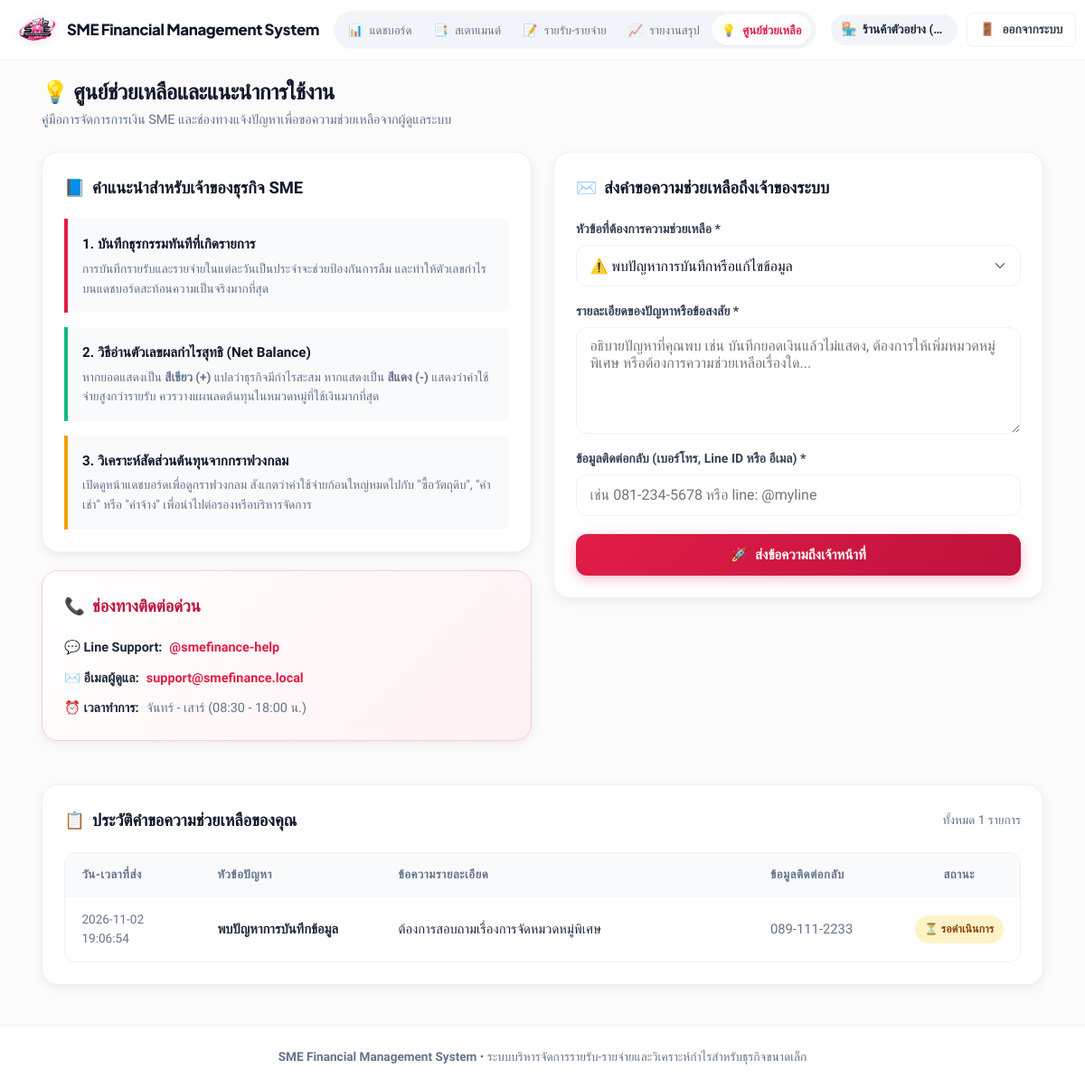
/support (signed in), run on the app's committed database.
### tables this page shows
CREATE TABLE support_tickets (
            id INTEGER PRIMARY KEY AUTOINCREMENT,
            user_id INTEGER NOT NULL,
            business_name TEXT NOT NULL,
            topic TEXT NOT NULL,
            message TEXT NOT NULL,
            contact_info TEXT,
            status TEXT DEFAULT 'รอดำเนินการ',
            created_at TEXT NOT NULL,
            FOREIGN KEY (user_id) REFERENCES users(id) ON DELETE CASCADE
        );

### flask_app.py (the view, shortened to what this page needs)
@app.route("/support", methods=["GET", "POST"])
@login_required
def support():
    user_id = session["user_id"]
    business_name = session.get("business_name", session.get("username", "สมาชิก SME"))
    tickets = db_service.get_user_tickets(user_id=user_id)
    return render_template("support.html", tickets=tickets)

### db_service.py (called while the page is built)
def get_sqlite_conn():
    conn = sqlite3.connect(SQLITE_DB_PATH)
    conn.row_factory = sqlite3.Row
    return conn

def get_user_tickets(user_id):
    if USE_FIREBASE:
        ticket_ref = _firestore_db.collection("users").document(str(user_id)).collection("support_tickets")
        query = ticket_ref.order_by("created_at", direction=firestore.Query.DESCENDING)
        items = []
        for doc in query.stream():
            d = doc.to_dict()
            d["id"] = doc.id
            items.append(d)
        return items
    else:
        conn = get_sqlite_conn()
        query = "SELECT * FROM support_tickets WHERE user_id = ? ORDER BY id DESC"
        rows = [dict(r) for r in conn.execute(query, (user_id,)).fetchall()]
        conn.close()
        return rows

### flask_app.py (called while the page is built)
def login_required(f):
    @wraps(f)
    def decorated_function(*args, **kwargs):
        if "user_id" not in session:
            flash("กรุณาเข้าสู่ระบบก่อนเข้าใช้งาน", "warning")
            return redirect(url_for("login"))
        return f(*args, **kwargs)
    return decorated_function

### templates/support.html (shortened to what this page needs)
{% extends "base.html" %}
{% block content %}
<div class="page-header">
    <div>
        <h1 class="page-title">💡 ศูนย์ช่วยเหลือและแนะนำการใช้งาน</h1>
        <p class="page-subtitle">คู่มือการจัดการการเงิน SME และช่องทางแจ้งปัญหาเพื่อขอความช่วยเหลือจากผู้ดูแลระบบ</p>
    </div>
</div>
<div style="display: grid; grid-template-columns: repeat(auto-fit, minmax(320px, 1fr)); gap: 1.5rem; margin-bottom: 1.5rem;">
    <div>
        <div class="card" style="margin-bottom: 1.25rem;">
            <div class="card-header">
                <h2 class="card-title"><span>📘</span> คำแนะนำสำหรับเจ้าของธุรกิจ SME</h2>
            </div>
            <div style="display: flex; flex-direction: column; gap: 1rem;">
                <div style="background: #f8fafc; border-left: 4px solid var(--primary); padding: 1rem; border-radius: 0 var(--radius-sm) var(--radius-sm) 0;">
                    <h3 style="font-size: 0.95rem; font-weight: 700; color: var(--dark-900); margin-bottom: 0.25rem;">
                        1. บันทึกธุรกรรมทันทีที่เกิดรายการ
                    </h3>
                    <p style="font-size: 0.85rem; color: var(--muted);">
                        การบันทึกรายรับและรายจ่ายในแต่ละวันเป็นประจำจะช่วยป้องกันการลืม และทำให้ตัวเลขกำไรบนแดชบอร์ดสะท้อนความเป็นจริงมากที่สุด
                    </p>
                </div>
                <div style="background: #f8fafc; border-left: 4px solid var(--success); padding: 1rem; border-radius: 0 var(--radius-sm) var(--radius-sm) 0;">
                    <h3 style="font-size: 0.95rem; font-weight: 700; color: var(--dark-900); margin-bottom: 0.25rem;">
                        2. วิธีอ่านตัวเลขผลกำไรสุทธิ (Net Balance)
                    </h3>
                    <p style="font-size: 0.85rem; color: var(--muted);">
                        หากยอดแสดงเป็น <strong class="text-income">สีเขียว (+)</strong> แปลว่าธุรกิจมีกำไรสะสม หากแสดงเป็น <strong class="text-expense">สีแดง (-)</strong> แสดงว่าค่าใช้จ่ายสูงกว่ารายรับ ควรวางแผนลดต้นทุนในหมวดหมู่ที่ใช้เงินมากที่สุด
                    </p>
                </div>
                <div style="background: #f8fafc; border-left: 4px solid var(--warning); padding: 1rem; border-radius: 0 var(--radius-sm) var(--radius-sm) 0;">
                    <h3 style="font-size: 0.95rem; font-weight: 700; color: var(--dark-900); margin-bottom: 0.25rem;">
                        3. วิเคราะห์สัดส่วนต้นทุนจากกราฟวงกลม
                    </h3>
                    <p style="font-size: 0.85rem; color: var(--muted);">
                        เปิดดูหน้าแดชบอร์ดเพื่อดูกราฟวงกลม สังเกตว่าค่าใช้จ่ายก้อนใหญ่หมดไปกับ "ซื้อวัตถุดิบ", "ค่าเช่า" หรือ "ค่าจ้าง" เพื่อนำไปต่อรองหรือบริหารจัดการ
                    </p>
                </div>
            </div>
        </div>
        <div class="card" style="background: linear-gradient(135deg, #ffffff 0%, #fff1f2 100%); border: 1.5px solid #fecdd3;">
            <div class="card-header">
                <h2 class="card-title" style="color: var(--primary-dark);"><span>📞</span> ช่องทางติดต่อด่วน</h2>
            </div>
            <div style="display: flex; flex-direction: column; gap: 0.65rem; font-size: 0.9rem;">
                <div style="display: flex; align-items: center; gap: 0.5rem;">
                    <span>💬 <strong>Line Support:</strong></span>
                    <span style="color: var(--primary); font-weight: 600;">@smefinance-help</span>
                </div>
                <div style="display: flex; align-items: center; gap: 0.5rem;">
                    <span>✉️ <strong>อีเมลผู้ดูแล:</strong></span>
                    <span style="color: var(--primary); font-weight: 600;">support@smefinance.local</span>
                </div>
                <div style="display: flex; align-items: center; gap: 0.5rem;">
                    <span>⏰ <strong>เวลาทำการ:</strong></span>
                    <span style="color: var(--muted);">จันทร์ - เสาร์ (08:30 - 18:00 น.)</span>
                </div>
            </div>
        </div>
    </div>
    <div>
        <div class="card">
            <div class="card-header">
                <h2 class="card-title"><span>✉️</span> ส่งคำขอความช่วยเหลือถึงเจ้าของระบบ</h2>
            </div>
            <form action="{{ url_for('support') }}" method="POST">
                <div class="form-group" style="margin-bottom: 1rem;">
                    <label for="topic">หัวข้อที่ต้องการความช่วยเหลือ *</label>
                    <select id="topic" name="topic" required>
                        <option value="พบปัญหาการบันทึกข้อมูล">⚠️ พบปัญหาการบันทึกหรือแก้ไขข้อมูล</option>
                    </select>
                </div>
                <div class="form-group" style="margin-bottom: 1rem;">
                    <label for="message">รายละเอียดของปัญหาหรือข้อสงสัย *</label>
                    <textarea id="message" name="message" rows="5" placeholder="อธิบายปัญหาที่คุณพบ เช่น บันทึกยอดเงินแล้วไม่แสดง, ต้องการให้เพิ่มหมวดหมู่พิเศษ หรือต้องการความช่วยเหลือเรื่องใด..." required style="resize: vertical;"></textarea>
                </div>
                <div class="form-group" style="margin-bottom: 1.25rem;">
                    <label for="contact_info">ข้อมูลติดต่อกลับ (เบอร์โทร, Line ID หรือ อีเมล) *</label>
                    <input type="text" id="contact_info" name="contact_info" placeholder="เช่น 081-234-5678 หรือ line: @myline" required>
                </div>
                <button type="submit" class="btn btn-primary" style="width: 100%; box-shadow: var(--shadow-primary);">
                    <span>🚀</span> ส่งข้อความถึงเจ้าหน้าที่
                </button>
            </form>
        </div>
    </div>
</div>
<div class="card">
    <div class="card-header">
        <h2 class="card-title"><span>📋</span> ประวัติคำขอความช่วยเหลือของคุณ</h2>
        <span style="font-size: 0.85rem; color: var(--muted);">ทั้งหมด {{ tickets|length }} รายการ</span>
    </div>
    {% if tickets %}
    <div class="table-responsive">
        <table>
            <thead>
                <tr>
                    <th style="width: 150px;">วัน-เวลาที่ส่ง</th>
                    <th style="width: 200px;">หัวข้อปัญหา</th>
                    <th>ข้อความรายละเอียด</th>
                    <th style="width: 160px;">ข้อมูลติดต่อกลับ</th>
                    <th style="text-align: center; width: 130px;">สถานะ</th>
                </tr>
            </thead>
            <tbody>
                {% for item in tickets %}
                <tr>
                    <td style="color: var(--muted); font-size: 0.85rem;">{{ item.created_at }}</td>
                    <td><strong>{{ item.topic }}</strong></td>
                    <td style="color: var(--dark-800);">{{ item.message }}</td>
                    <td style="color: var(--muted);">{{ item.contact_info if item.contact_info else '-' }}</td>
                    <td style="text-align: center;">
                        <span class="badge" style="background: #fef3c7; color: #92400e; padding: 0.35rem 0.65rem;">
                            ⏳ {{ item.status }}
                        </span>
                    </td>
                </tr>
                {% endfor %}
            </tbody>
        </table>
    </div>
    {% endif %}
</div>
{% endblock %}

### static/css/style.css (style rules this page uses)
:root { --primary: #e11d48; --primary-light: #fb7185; --primary-dark: #be123c; --primary-soft: #fff1f2; --success: #10b981; --success-dark: #059669; --success-soft: #ecfdf5; --danger: #e11d48; --danger-dark: #9f1239; --danger-soft: #fff1f2; --warning: #f59e0b; --warning-soft: #fffbeb; --dark-900: #0f172a; --dark-800: #1e293b; --dark-700: #334155; --muted: #64748b; --muted-light: #94a3b8; --bg-page: #fbfbfb; --bg-card: #ffffff; --border: #f1f1f4; --border-subtle: #f8f8fa; --shadow-sm: 0 1px 2px 0 rgba(15, 23, 42, 0.05); --shadow-md: 0 4px 16px -2px rgba(15, 23, 42, 0.06), 0 2px 6px -1px rgba(15, 23, 42, 0.03); --shadow-lg: 0 10px 30px -4px rgba(15, 23, 42, 0.08), 0 4px 10px -2px rgba(15, 23, 42, 0.04); --shadow-primary: 0 4px 14px 0 rgba(225, 29, 72, 0.28); --shadow-success: 0 4px 14px 0 rgba(16, 185, 129, 0.25); --shadow-danger: 0 4px 14px 0 rgba(225, 29, 72, 0.25); --radius-sm: 8px; --radius-md: 12px; --radius-lg: 18px; --radius-full: 9999px; --font-thai: 'Prompt', -apple-system, BlinkMacSystemFont, sans-serif; --font-en: 'Plus Jakarta Sans', -apple-system, BlinkMacSystemFont, sans-serif; }
*, *::before, *::after { box-sizing: border-box; margin: 0; padding: 0; -webkit-tap-highlight-color: transparent; }
html, body { max-width: 100vw; overflow-x: hidden; }
body { background-color: var(--bg-page); color: var(--dark-800); font-family: var(--font-thai); font-size: 15px; line-height: 1.6; display: flex; flex-direction: column; min-height: 100vh; padding-bottom: calc(env(safe-area-inset-bottom, 0px) + 90px); }
@media (min-width: 992px) { body { padding-bottom: 0; } }
.page-header { display: flex; justify-content: space-between; align-items: flex-start; margin-bottom: 1.5rem; flex-wrap: wrap; gap: 1rem; }
.page-title { font-size: 1.5rem; font-weight: 700; color: var(--dark-900); letter-spacing: -0.02em; line-height: 1.25; word-break: keep-all; }
.page-subtitle { font-size: 0.9rem; color: var(--muted); margin-top: 0.25rem; }
.card { background: var(--bg-card); border: 1px solid var(--border); border-radius: var(--radius-lg); box-shadow: var(--shadow-md); padding: 1.5rem; margin-bottom: 1.5rem; }
.card-header { display: flex; justify-content: space-between; align-items: center; margin-bottom: 1.25rem; flex-wrap: wrap; gap: 0.5rem; }
.card-title { font-size: 1.15rem; font-weight: 700; color: var(--dark-900); display: flex; align-items: center; gap: 0.5rem; word-break: keep-all; }
.form-group { display: flex; flex-direction: column; gap: 0.4rem; }
label { font-size: 0.875rem; font-weight: 600; color: var(--dark-700); }
input[type="text"], input[type="number"], input[type="date"], input[type="month"], select, textarea { width: 100%; min-height: 46px; padding: 0.65rem 0.9rem; border: 1.5px solid var(--border); border-radius: var(--radius-md); font-size: 16px; font-family: var(--font-thai); color: var(--dark-900); background-color: #ffffff; outline: none; transition: all 0.2s ease; appearance: none; -webkit-appearance: none; }
select { background-repeat: no-repeat; background-position: right 0.85rem center; background-size: 1.1em; padding-right: 2.5rem; }
.btn { display: inline-flex; align-items: center; justify-content: center; gap: 0.5rem; font-family: var(--font-thai); font-size: 0.95rem; font-weight: 600; min-height: 46px; padding: 0.65rem 1.35rem; border-radius: var(--radius-md); cursor: pointer; text-decoration: none; border: none; transition: all 0.2s cubic-bezier(0.4, 0, 0.2, 1); white-space: nowrap !important; word-break: keep-all !important; flex-shrink: 0; }
.btn-primary { background: linear-gradient(135deg, var(--primary) 0%, var(--primary-dark) 100%); color: #ffffff; box-shadow: var(--shadow-primary); }
.table-responsive { width: 100%; overflow-x: auto; border-radius: var(--radius-md); border: 1px solid var(--border); }
table { width: 100%; min-width: 600px; border-collapse: collapse; font-size: 0.925rem; text-align: left; }
th, td { padding: 0.85rem 1.15rem; border-bottom: 1px solid var(--border-subtle); }
th { background-color: #f8fafc; color: var(--muted); font-weight: 600; font-size: 0.825rem; text-transform: uppercase; letter-spacing: 0.04em; white-space: nowrap !important; word-break: keep-all !important; }
tr:last-child td { border-bottom: none; }
.badge { display: inline-flex; align-items: center; gap: 0.3rem; padding: 0.25rem 0.65rem; border-radius: var(--radius-full); font-size: 0.775rem; font-weight: 600; white-space: nowrap !important; word-break: keep-all !important; flex-shrink: 0; }

### data on the page
support_tickets: created_at "2026-11-02 19:06:54", topic "พบปัญหาการบันทึกข้อมูล", message "ต้องการสอบถามเรื่องการจัดหมวดหมู่พิเศษ", contact_info "089-111-2233", status "รอดำเนินการ"

### other printed values
{{ session.get('business_name', session.get('username')) }} "ร้านค้าตัวอย่าง (…"
{{ tickets|length }} "1"
